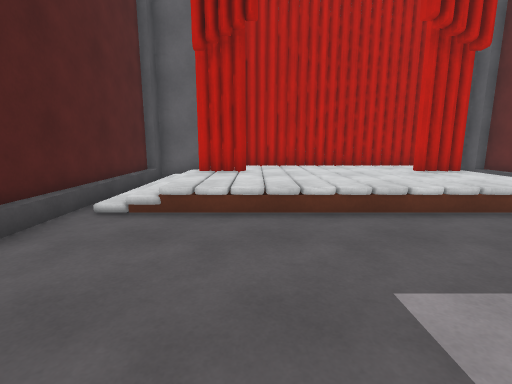
View 1 (above)

15 first-person views from a walk through a Unity game level. The camera is 1.4 m above the floor, tilts 10° down and sees 85° across. The floor is counted in squares, 1 m on a side. Each view is taken from the middle of a square. On the plan, view 1 faces up. The plan holds only what a view shows up to about 14 squares ahead; the rest is blank. The player is left out.

View 2
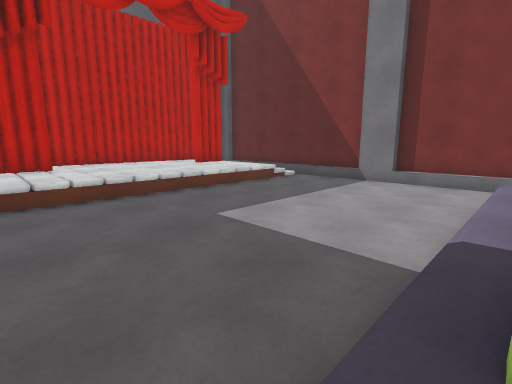

View 3
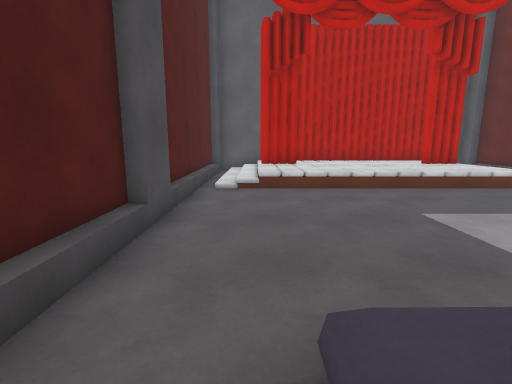

View 4
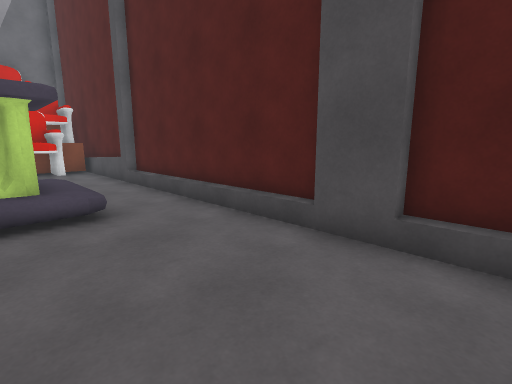

View 5
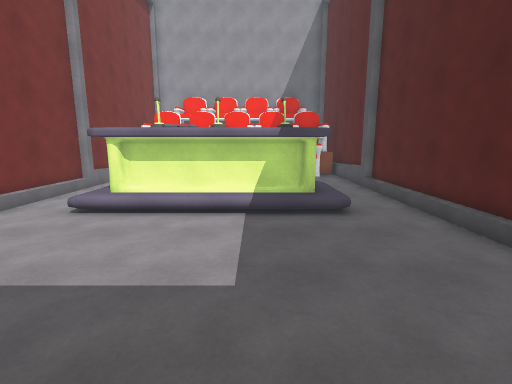

View 6
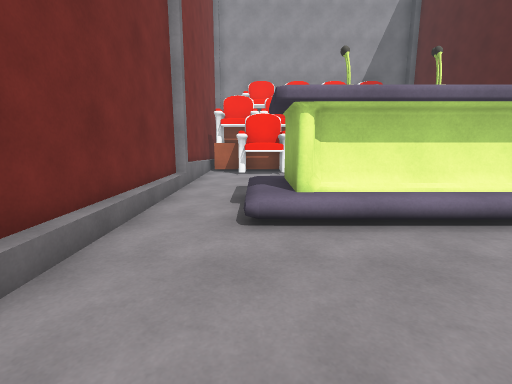

View 7
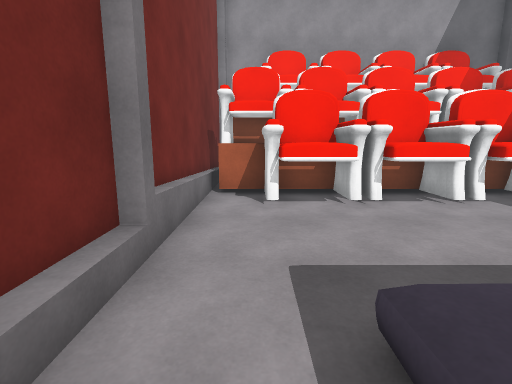

View 8
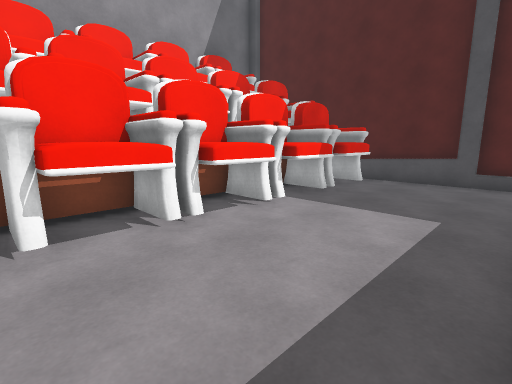

View 9
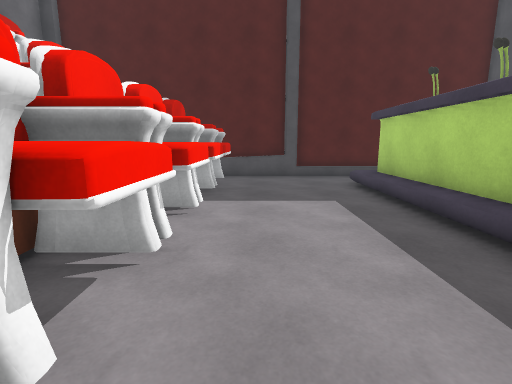

View 10
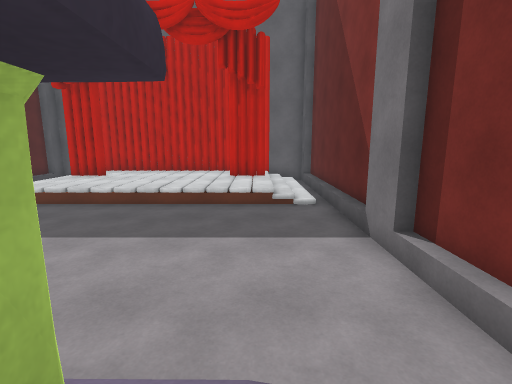

View 11
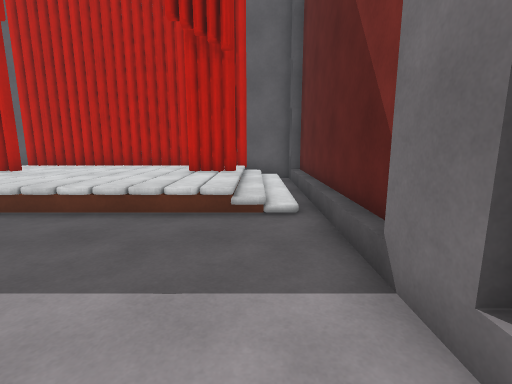

View 12
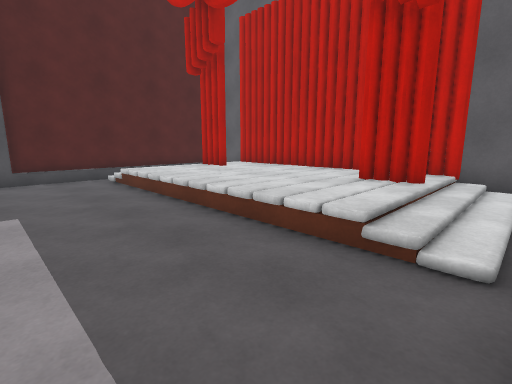

View 13
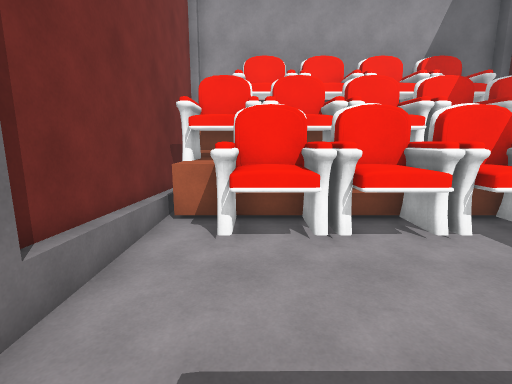

View 14
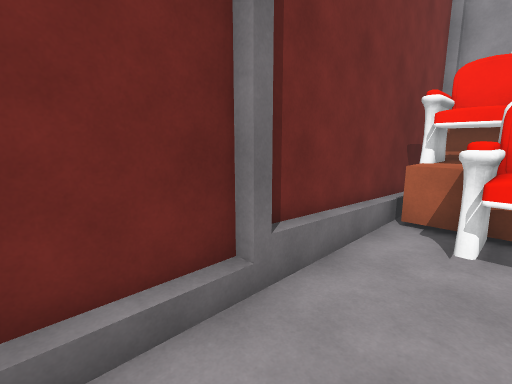

View 15
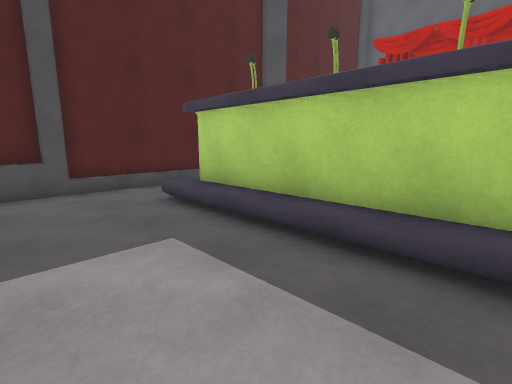

### Floor plan
Key: @ floor where view 1 was taken; # wall or solid block; . main floor; : floor 0.25 m higher than the main floor; + floor 0.5 m higher than the main floor; / step, stairs or slope; ^ raised ledge.
Columns run from 4 left of view 1 to 9 right of it. Each row starts with its distance up from view 1.
 11 ##############
 10 #:/++//++++//#
  9 #:/#+//++##//#
  8 #:/++//+++///#
  7 #:/++//+++///#
  6 #:/++///++///#
  5 #............#
  4 #............#
  3 #............#
  2 #............#
  1 #............#
  0 #...@........#
 -1 #............#
 -2 #..^^^^#^^/..#
 -3 #..^^^^#^^/..#
 -4 #..^^^^#^^/..#
 -5 #..////////..#
 -6 #............#
 -7 #............#
 -8 #............#
 -9 #.^^#^#^^^^..#
-10 #.# #^#^##^#.#
-11 ^^^ ^^^^^^^^^#
-12 ^#         ###

Positions as (right, up) in squares from view 1, and headings:
1: (0, 0), facing up
2: (-2, -2), facing up-right
3: (-2, -3), facing up
4: (0, 4), facing down-left
5: (1, 6), facing down
6: (6, 3), facing down
7: (7, -3), facing down
8: (7, -5), facing down-left
9: (8, -8), facing left
10: (6, -3), facing up
11: (7, 0), facing up
12: (8, 2), facing up-left
13: (6, -4), facing down
14: (6, -4), facing down-right
15: (5, -8), facing up-left
